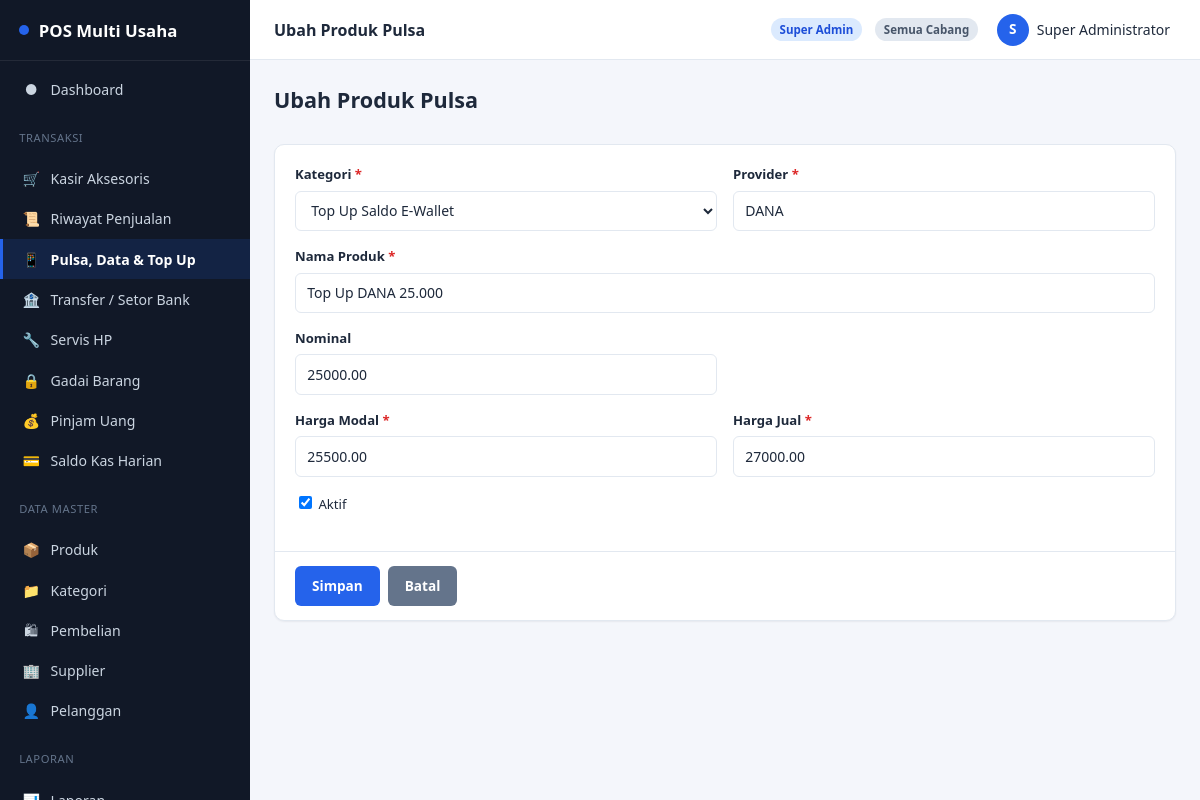
Page /pulsa/productEdit/9 (signed in) on the committed database.
### tables this page shows
CREATE TABLE IF NOT EXISTS pulsa_products (
    id              INT UNSIGNED AUTO_INCREMENT PRIMARY KEY,
    category         ENUM('pulsa','paket_data','pln','ewallet','other') NOT NULL DEFAULT 'pulsa',
    provider         VARCHAR(50) NOT NULL COMMENT 'Telkomsel, Indosat, XL, Gopay, OVO, DANA, dll',
    name             VARCHAR(100) NOT NULL,
    nominal          DECIMAL(15,2) NOT NULL DEFAULT 0,
    cost_price       DECIMAL(15,2) NOT NULL DEFAULT 0,
    sale_price       DECIMAL(15,2) NOT NULL DEFAULT 0,
    is_active        TINYINT(1) NOT NULL DEFAULT 1,
    created_at       DATETIME NOT NULL DEFAULT CURRENT_TIMESTAMP,
    deleted_at       DATETIME DEFAULT NULL
);

### app/core/Controller.php (called while the page is built, shortened)
<?php
abstract class Controller
{
    protected function view(string $view, array $data = [], string $layout = 'app'): void
    {
        extract($data, EXTR_SKIP);
        $viewFile = VIEW_PATH . '/' . $view . '.php';
        $content = function () use ($viewFile, $data): void {
            extract($data, EXTR_SKIP);
            require $viewFile;
        };
        require VIEW_PATH . '/layouts/' . $layout . '.php';
    }
}

### app/controllers/PulsaController.php (called while the page is built, shortened)
<?php
final class PulsaController extends Controller
{
    public function productEdit(string $id): void
    {
        $item = PulsaProductModel::find((int) $id);
        $this->view('pulsa/product_form', ['title' => 'Ubah Produk Pulsa', 'item' => $item]);
    }
}

### app/core/Router.php (called while the page is built, shortened)
<?php
final class Router
{
    public static function dispatch(string $route): void
    {
        $route = trim($route, '/');
        $segments = $route === '' ? [] : explode('/', $route);
        $action    = $segments[1] ?? 'index';
        $params    = array_slice($segments, 2);
        $controller = new $controllerClass();
        call_user_func_array([$controller, $action], $params);
    }
}

### index.php (called while the page is built, shortened)
<?php
require ROOT_PATH . '/app/config/config.php';
$route = $_GET['route'] ?? '';
Router::dispatch($route);

### app/core/Database.php (called while the page is built, shortened)
<?php
final class Database
{
    private static ?PDO $instance = null;
    public static function connection(): PDO
    {
        if (self::$instance === null) {
            $dsn = 'mysql:host=' . DB_HOST . ';dbname=' . DB_NAME . ';charset=' . DB_CHARSET;
            self::$instance = new PDO($dsn, DB_USER, DB_PASS, [
                PDO::ATTR_ERRMODE            => PDO::ERRMODE_EXCEPTION,
                PDO::ATTR_DEFAULT_FETCH_MODE => PDO::FETCH_ASSOC,
                PDO::ATTR_EMULATE_PREPARES   => false,
            ]);
        }
        return self::$instance;
    }
}

### app/core/Model.php (called while the page is built, shortened)
<?php
abstract class Model
{
    protected static string $table;
    protected static string $primaryKey = 'id';
    protected static bool $softDelete = false;
    protected static function db(): PDO
    {
        return Database::connection();
    }
    public static function find(int $id): ?array
    {
        $sql = 'SELECT * FROM ' . static::$table . ' WHERE ' . static::$primaryKey . ' = :id';
        $sql .= static::$softDelete ? ' AND deleted_at IS NULL' : '';
        $stmt = static::db()->prepare($sql);
        $stmt->execute(['id' => $id]);
        $row = $stmt->fetch();
        return $row === false ? null : $row;
    }
}

### app/config/config.php (called while the page is built, shortened)
<?php
spl_autoload_register(function (string $class): void {
    $dirs = [
        APP_PATH . '/core/',
        APP_PATH . '/controllers/',
        APP_PATH . '/models/',
    ];
    foreach ($dirs as $dir) {
        $file = $dir . $class . '.php';
        if (is_file($file)) {
            return;
        }
    }
});
require_once APP_PATH . '/core/helpers.php';
require_once APP_PATH . '/config/database.php';

### app/views/pulsa/product_form.php (the view, shortened to what this page needs)
<?php $isEdit = $item !== null; ?>
<div class="content-header">
    <h1><?= $isEdit ? 'Ubah Produk Pulsa' : 'Tambah Produk Pulsa' ?></h1>
</div>
<div class="card">
    <form method="post" action="<?= e(url($isEdit ? 'pulsa/productUpdate/' . $item['id'] : 'pulsa/productStore')) ?>">
        <div class="card-body">
            <div class="form-row">
                <div class="form-group">
                    <label>Kategori <span class="req">*</span></label>
                    <select name="category" required>
                        <?php $cat = $isEdit ? $item['category'] : old('category', 'pulsa'); ?>
                        <option value="ewallet" <?= $cat === 'ewallet' ? 'selected' : '' ?>>Top Up Saldo E-Wallet</option>
                    </select>
                </div>
                <div class="form-group">
                    <label>Provider <span class="req">*</span></label>
                    <input type="text" name="provider" value="<?= $isEdit ? e($item['provider']) : old('provider') ?>" required maxlength="50">
                </div>
            </div>
            <div class="form-group">
                <label>Nama Produk <span class="req">*</span></label>
                <input type="text" name="name" value="<?= $isEdit ? e($item['name']) : old('name') ?>" required maxlength="100">
            </div>
            <div class="form-row">
                <div class="form-group">
                    <label>Nominal</label>
                    <input type="number" step="0.01" name="nominal" value="<?= $isEdit ? e((string) $item['nominal']) : old('nominal') ?>">
                </div>
                <div class="form-group"></div>
            </div>
            <div class="form-row">
                <div class="form-group">
                    <label>Harga Modal <span class="req">*</span></label>
                    <input type="number" step="0.01" name="cost_price" value="<?= $isEdit ? e((string) $item['cost_price']) : old('cost_price') ?>" required>
                </div>
                <div class="form-group">
                    <label>Harga Jual <span class="req">*</span></label>
                    <input type="number" step="0.01" name="sale_price" value="<?= $isEdit ? e((string) $item['sale_price']) : old('sale_price') ?>" required>
                </div>
            </div>
            <div class="form-group">
                <label style="font-weight:400;"><input type="checkbox" name="is_active" value="1" <?= (!$isEdit || $item['is_active']) ? 'checked' : '' ?> style="width:auto;display:inline-block;"> Aktif</label>
            </div>
        </div>
        <div class="card-footer flex gap-sm">
            <button type="submit" class="btn">Simpan</button>
            <a class="btn btn-secondary" href="<?= e(url('pulsa/products')) ?>">Batal</a>
        </div>
    </form>
</div>

### assets/css/app.css (style rules this page uses)
:root { --color-primary: #2563eb; --color-primary-dark: #1d4ed8; --color-primary-light: #dbeafe; --color-success: #16a34a; --color-success-light: #dcfce7; --color-danger: #dc2626; --color-danger-light: #fee2e2; --color-warning: #d97706; --color-warning-light: #fef3c7; --color-info: #0891b2; --color-bg: #f4f6fb; --color-surface: #ffffff; --color-border: #e2e8f0; --color-text: #1e293b; --color-text-muted: #64748b; --color-sidebar-bg: #111827; --color-sidebar-text: #cbd5e1; --color-sidebar-active: #2563eb; --radius-sm: 6px; --radius-md: 10px; --radius-lg: 16px; --shadow-sm: 0 1px 2px rgba(15, 23, 42, .06); --shadow-md: 0 4px 12px rgba(15, 23, 42, .08); --sidebar-width: 250px; --header-height: 60px; }
* { box-sizing: border-box; }
html, body { margin: 0; padding: 0; height: 100%; }
body { font-family: 'Segoe UI', Roboto, -apple-system, BlinkMacSystemFont, Arial, sans-serif; background: var(--color-bg); color: var(--color-text); font-size: 14px; line-height: 1.5; }
a { color: var(--color-primary); text-decoration: none; }
h1, h2, h3, h4 { margin: 0 0 .5rem; font-weight: 600; }
.content-header { display: flex; align-items: center; justify-content: space-between; flex-wrap: wrap; gap: .75rem; margin-bottom: 1.25rem; }
.content-header h1 { font-size: 1.35rem; }
.card { background: var(--color-surface); border: 1px solid var(--color-border); border-radius: var(--radius-md); box-shadow: var(--shadow-sm); margin-bottom: 1.25rem; }
.card-body { padding: 1.25rem; }
.card-footer { padding: .9rem 1.25rem; border-top: 1px solid var(--color-border); }
.form-group { margin-bottom: 1rem; }
.form-row { display: grid; grid-template-columns: repeat(2, 1fr); gap: 1rem; }
label { display: block; font-weight: 600; font-size: .82rem; margin-bottom: .35rem; }
label .req { color: var(--color-danger); }
input[type=text], input[type=password], input[type=number], input[type=date], input[type=datetime-local], input[type=search], input[type=email], input[type=tel], select, textarea { width: 100%; padding: .55rem .7rem; border: 1px solid var(--color-border); border-radius: var(--radius-sm); font: inherit; background: #fff; color: var(--color-text); }
.btn { display: inline-flex; align-items: center; justify-content: center; gap: .4rem; padding: .55rem 1rem; border-radius: var(--radius-sm); border: 1px solid transparent; font: inherit; font-weight: 600; font-size: .85rem; cursor: pointer; background: var(--color-primary); color: #fff; transition: filter .15s ease; }
.btn-secondary { background: #64748b; }
.flex { display: flex; }
.gap-sm { gap: .5rem; }

### rows in the picture
pulsa_products: category "Top Up Saldo E-Wallet", provider "DANA", name "Top Up DANA 25.000", nominal "25000.00", cost_price "25500.00", sale_price "27000.00", is_active "☑"

### other values in the picture
APP_NAME "POS Multi Usaha"
$item['icon'] "●"
$item['label'] "Dashboard"
$item['icon'] "🛒"
$item['label'] "Kasir Aksesoris"
$item['icon'] "📜"
$item['label'] "Riwayat Penjualan"
$item['icon'] "📱"
$item['label'] "Pulsa, Data & Top Up"
$item['icon'] "🏦"
$item['label'] "Transfer / Setor Bank"
$item['icon'] "🔧"
$item['label'] "Servis HP"
$item['icon'] "🔒"
$item['label'] "Gadai Barang"
